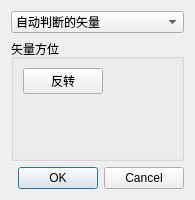
<?xml version="1.0" encoding="UTF-8"?>
<ui version="4.0">
 <class>vectordialog</class>
 <widget class="QDialog" name="vectordialog">
  <property name="geometry">
   <rect>
    <x>0</x>
    <y>0</y>
    <width>195</width>
    <height>200</height>
   </rect>
  </property>
  <property name="windowTitle">
   <string>Dialog</string>
  </property>
  <layout class="QGridLayout" name="gridLayout_2">
   <item row="0" column="0">
    <widget class="QComboBox" name="comboBox">
     <item>
      <property name="text">
       <string>自动判断的矢量</string>
      </property>
     </item>
     <item>
      <property name="text">
       <string>两点</string>
      </property>
     </item>
     <item>
      <property name="text">
       <string>与XC成一定角度</string>
      </property>
     </item>
     <item>
      <property name="text">
       <string>曲线/轴矢量</string>
      </property>
     </item>
     <item>
      <property name="text">
       <string>曲线上矢量</string>
      </property>
     </item>
     <item>
      <property name="text">
       <string>面/平面法向量</string>
      </property>
     </item>
     <item>
      <property name="text">
       <string>面上点的矢量</string>
      </property>
     </item>
     <item>
      <property name="text">
       <string>XC轴</string>
      </property>
     </item>
     <item>
      <property name="text">
       <string>YC轴</string>
      </property>
     </item>
     <item>
      <property name="text">
       <string>ZC轴</string>
      </property>
     </item>
     <item>
      <property name="text">
       <string>-XC轴</string>
      </property>
     </item>
     <item>
      <property name="text">
       <string>-YC轴</string>
      </property>
     </item>
     <item>
      <property name="text">
       <string>-ZC轴</string>
      </property>
     </item>
     <item>
      <property name="text">
       <string>视图方向</string>
      </property>
     </item>
    </widget>
   </item>
   <item row="1" column="0">
    <widget class="QGroupBox" name="groupBox">
     <property name="title">
      <string>矢量方位</string>
     </property>
     <property name="flat">
      <bool>true</bool>
     </property>
     <layout class="QGridLayout" name="gridLayout">
      <item row="1" column="0">
       <spacer name="verticalSpacer">
        <property name="orientation">
         <enum>Qt::Orientation::Vertical</enum>
        </property>
        <property name="sizeHint" stdset="0">
         <size>
          <width>20</width>
          <height>40</height>
         </size>
        </property>
       </spacer>
      </item>
      <item row="0" column="1">
       <spacer name="horizontalSpacer">
        <property name="orientation">
         <enum>Qt::Orientation::Horizontal</enum>
        </property>
        <property name="sizeHint" stdset="0">
         <size>
          <width>40</width>
          <height>20</height>
         </size>
        </property>
       </spacer>
      </item>
      <item row="0" column="0">
       <widget class="QPushButton" name="pushButton">
        <property name="text">
         <string>反转</string>
        </property>
       </widget>
      </item>
     </layout>
    </widget>
   </item>
   <item row="3" column="0">
    <widget class="QDialogButtonBox" name="buttonBox">
     <property name="orientation">
      <enum>Qt::Orientation::Horizontal</enum>
     </property>
     <property name="standardButtons">
      <set>QDialogButtonBox::StandardButton::Cancel|QDialogButtonBox::StandardButton::Ok</set>
     </property>
    </widget>
   </item>
   <item row="2" column="0">
    <layout class="QVBoxLayout" name="vectorDefineLayout"/>
   </item>
  </layout>
 </widget>
 <resources/>
 <connections>
  <connection>
   <sender>buttonBox</sender>
   <signal>accepted()</signal>
   <receiver>vectordialog</receiver>
   <slot>accept()</slot>
   <hints>
    <hint type="sourcelabel">
     <x>248</x>
     <y>254</y>
    </hint>
    <hint type="destinationlabel">
     <x>157</x>
     <y>274</y>
    </hint>
   </hints>
  </connection>
  <connection>
   <sender>buttonBox</sender>
   <signal>rejected()</signal>
   <receiver>vectordialog</receiver>
   <slot>reject()</slot>
   <hints>
    <hint type="sourcelabel">
     <x>316</x>
     <y>260</y>
    </hint>
    <hint type="destinationlabel">
     <x>286</x>
     <y>274</y>
    </hint>
   </hints>
  </connection>
 </connections>
</ui>
